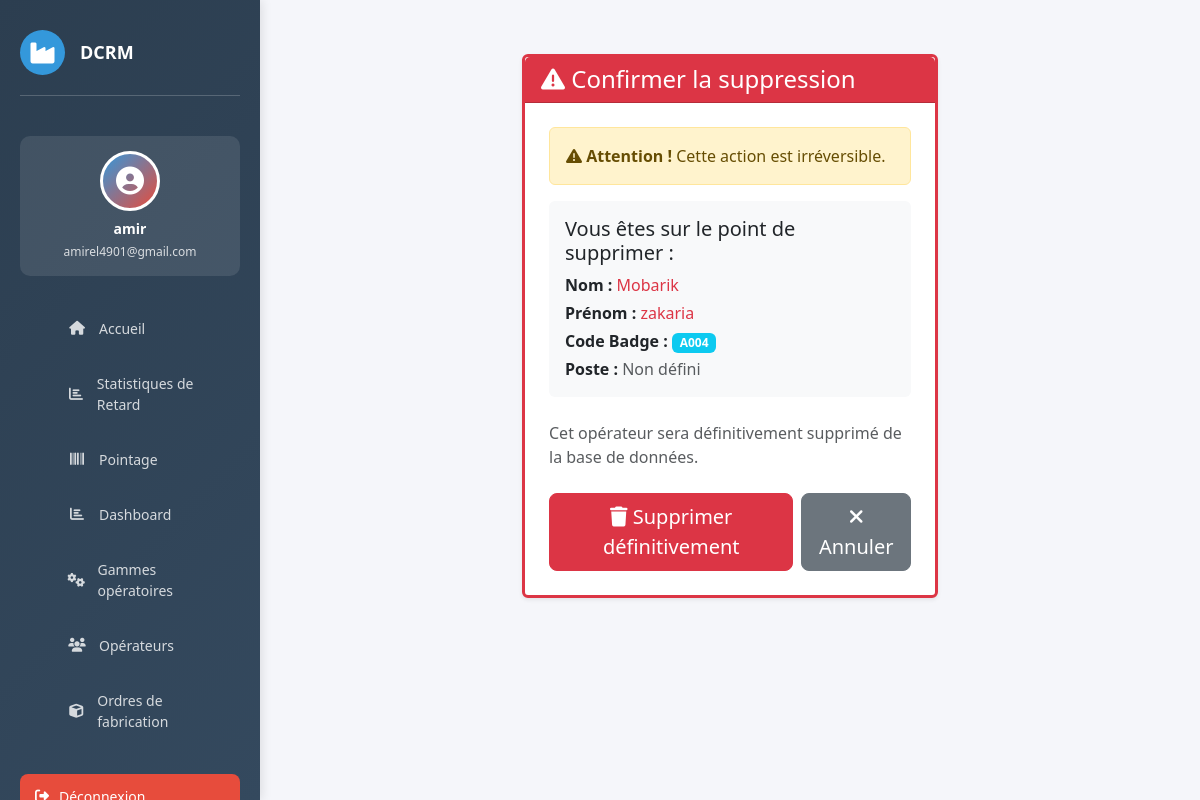
The app's page /operateur/4/supprimer/ (signed in) with its own data.
### website/models.py (models this page shows, shortened)
class Operateur(models.Model):
    nom        = models.CharField(max_length=100)
    prenom     = models.CharField(max_length=100)
    code_badge = models.CharField(max_length=50, unique=True)
    poste      = models.CharField(max_length=100, blank=True)

### website/views.py (the view)
# urls.py: path('operateur/<int:id>/supprimer/', views.supprimer_operateur, name='supprimer_operateur'),
@login_required(login_url='home')
def supprimer_operateur(request, id):
    operateur = get_object_or_404(Operateur, id=id)
    if request.method == 'POST':
        operateur.delete()
        messages.success(request, "✅ Opérateur supprimé!")
        return redirect('operateur/operateur_list')
    return render(request, 'operateur/operateur_delete.html', {'operateur': operateur})

### website/templates/operateur/operateur_delete.html (shortened to what this page needs)
{% extends 'base.html' %}
{% load static %}
{% block content %}
<div class="container mt-4">
    <div class="row">
        <div class="col-lg-6 mx-auto">
            <div class="card border-danger border-3 shadow-sm">
                <div class="card-header bg-danger text-white">
                    <h4 class="mb-0">
                        <i class="fas fa-exclamation-triangle"></i> Confirmer la suppression
                    </h4>
                </div>
                <div class="card-body p-4">
                    <div class="alert alert-warning" role="alert">
                        <i class="fas fa-warning"></i>
                        <strong>Attention !</strong> Cette action est irréversible.
                    </div>
                    <div class="bg-light p-3 rounded mb-4">
                        <h5>Vous êtes sur le point de supprimer :</h5>
                        <p class="mb-1">
                            <strong>Nom :</strong> <span class="text-danger">{{ operateur.nom }}</span>
                        </p>
                        <p class="mb-1">
                            <strong>Prénom :</strong> <span class="text-danger">{{ operateur.prenom }}</span>
                        </p>
                        <p class="mb-1">
                            <strong>Code Badge :</strong> <span class="badge bg-info">{{ operateur.code_badge }}</span>
                        </p>
                        <p class="mb-0">
                            <strong>Poste :</strong>
                            {% if operateur.poste %}
                                {{ operateur.poste }}
                            {% else %}
                                <span class="text-muted">Non défini</span>
                            {% endif %}
                        </p>
                    </div>
                    <form method="POST">
                        <p class="text-muted mb-4">
                            Cet opérateur sera définitivement supprimé de la base de données.
                        </p>
                        <div class="d-flex gap-2">
                            <button type="submit" class="btn btn-danger btn-lg">
                                <i class="fas fa-trash"></i> Supprimer définitivement
                            </button>
                            <a href="{% url 'operateurs_list' %}" class="btn btn-secondary btn-lg">
                                <i class="fas fa-times"></i> Annuler
                            </a>
                        </div>
                    </form>
                </div>
            </div>
        </div>
    </div>
</div>
{% endblock %}

### website/templates/base.html (shortened to what this page needs)
{% load static %}
<!DOCTYPE html>
<html lang="fr">
<head>
    <link href="https://cdn.jsdelivr.net/npm/bootstrap@5.3.0/dist/css/bootstrap.min.css" rel="stylesheet">
    <link rel="stylesheet" href="https://cdnjs.cloudflare.com/ajax/libs/font-awesome/6.4.0/css/all.min.css">
</head>
<body>
    {% if user.is_authenticated %}
    <aside class="sidebar">
        <div class="sidebar-header">
            <div class="logo">
                <i class="fas fa-industry"></i>
            </div>
            <h3>DCRM</h3>
        </div>
        <div class="user-profile">
            <div class="user-avatar">
                <i class="fas fa-user-circle"></i>
            </div>
            <h6>{{ user.first_name|default:user.username }}</h6>
            <p>{{ user.email }}</p>
        </div>
        <ul class="sidebar-menu">
            <li>
                <a href="{% url 'dashboard_home' %}">
                    <i class="fas fa-home"></i>
                    <span>Accueil</span>
                </a>
            </li>
             <li>
                <a href="{% url 'list_retard' %}">
                    <i class="fas fa-chart-bar"></i>
                    <span>Statistiques de Retard</span>
                </a>
            </li>
            <li>
                <a href="{% url 'pointage' %}">
                    <i class="fas fa-barcode"></i>
                    <span>Pointage</span>
                </a>
            </li>
            <li>
                <a href="{% url 'dashboard' %}">
                    <i class="fas fa-chart-bar"></i>
                    <span>Dashboard</span>
                </a>
            </li>
            <li>
                <a href="{% url 'gammes_list' %}">
                    <i class="fas fa-cogs"></i>
                    <span>Gammes opératoires</span>
                </a>
            </li>
            <li>
                <a href="{% url 'operateur_list' %}">
                    <i class="fas fa-users"></i>
                    <span>Opérateurs</span>
                </a>
            </li>
            <li>
                <a href="{% url 'of_list' %}">
                    <i class="fas fa-cube"></i>
                    <span>Ordres de fabrication</span>
                </a>
            </li>
        </ul>
        <a href="{% url 'logout' %}" class="logout-btn">
            <i class="fas fa-sign-out-alt"></i>
            <span>Déconnexion</span>
        </a>
    </aside>
    {% endif %}
    <div class="main-content">
        {% block content %}
        {% endblock %}
    </div>
</body>
</html>

### website/templates/base.html (style rules this page uses)
:root { --primary: #2c3e50; --secondary: #3498db; --danger: #e74c3c; --success: #27ae60; --warning: #f39c12; }
* { margin: 0; padding: 0; box-sizing: border-box; }
body { font-family: 'Segoe UI', Tahoma, Geneva, Verdana, sans-serif; background-color: #f5f6fa; }
.sidebar { position: fixed; top: 0; left: 0; height: 100vh; width: 260px; background: linear-gradient(135deg, var(--primary) 0%, #34495e 100%); color: white; padding: 30px 20px; overflow-y: auto; box-shadow: 2px 0 10px rgba(0,0,0,0.1); z-index: 1000; }
.sidebar-header { display: flex; align-items: center; gap: 15px; margin-bottom: 40px; padding-bottom: 20px; border-bottom: 1px solid rgba(255,255,255,0.2); }
.sidebar-header .logo { width: 45px; height: 45px; background: var(--secondary); border-radius: 50%; display: flex; align-items: center; justify-content: center; font-size: 24px; }
.sidebar-header h3 { font-size: 18px; font-weight: 700; margin: 0; }
.user-profile { background: rgba(255,255,255,0.1); padding: 15px; border-radius: 10px; margin-bottom: 30px; text-align: center; }
.user-avatar { width: 60px; height: 60px; background: linear-gradient(135deg, var(--secondary), var(--danger)); border-radius: 50%; margin: 0 auto 10px; display: flex; align-items: center; justify-content: center; font-size: 28px; border: 3px solid white; }
.user-profile h6 { margin: 10px 0 5px; font-weight: 600; font-size: 14px; }
.user-profile p { margin: 0; font-size: 12px; opacity: 0.8; }
.sidebar-menu { list-style: none; margin-bottom: 30px; }
.sidebar-menu li { margin-bottom: 10px; }
.sidebar-menu a { display: flex; align-items: center; gap: 12px; padding: 12px 15px; color: rgba(255,255,255,0.8); text-decoration: none; border-radius: 8px; transition: all 0.3s ease; font-size: 14px; }
.sidebar-menu i { width: 20px; text-align: center; }
.logout-btn { display: flex; align-items: center; gap: 10px; width: 100%; padding: 12px 15px; background: var(--danger); color: white; border: none; border-radius: 8px; cursor: pointer; font-size: 14px; transition: all 0.3s ease; text-align: left; }
.main-content { margin-left: 260px; padding: 30px; min-height: 100vh; }

### records on screen
Operateur: nom "Mobarik", prenom "zakaria", code_badge "A004"

### other values on screen
{{ user.first_name|default:user.username }} "amir"
{{ user.email }} "amirel4901@gmail.com"
